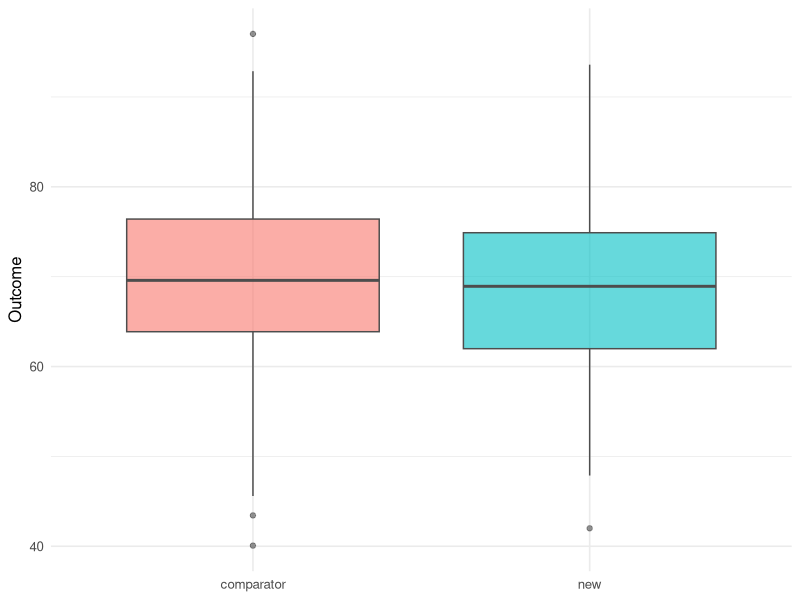
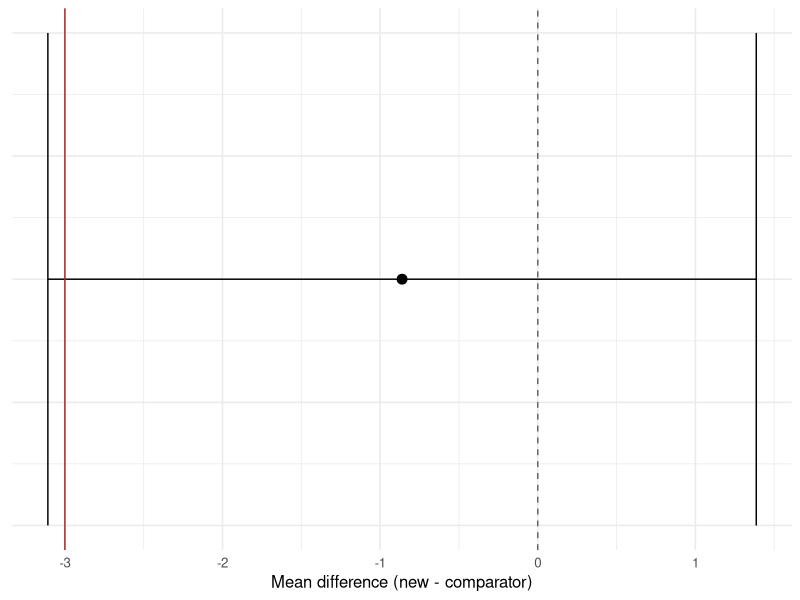

These charts were generated, in order, by the following R code:
## ---- chunk 1
#| label: setup
library(tidyverse)
set.seed(42)
theme_set(theme_minimal(base_size = 12))
## ---- chunk 2
n <- 150
trial <- tibble(
  arm = rep(c("comparator", "new"), each = n),
  y   = c(rnorm(n, 70, 10), rnorm(n, 69, 10))
)

trial |>
  ggplot(aes(arm, y, fill = arm)) +
  geom_boxplot(alpha = 0.6, colour = "grey30") +
  labs(x = NULL, y = "Outcome") +
  theme(legend.position = "none")
## ---- chunk 3
fit <- with(trial, t.test(y[arm == "new"], y[arm == "comparator"],
                          conf.level = 0.95))
fit
## ---- chunk 4
delta <- 3
ci <- fit$conf.int
est <- unname(fit$estimate[1] - fit$estimate[2])  # new - comparator
ni_pass <- ci[1] > -delta
tibble(estimate = est, low = ci[1], high = ci[2], margin = -delta, ni_pass)
## ---- chunk 5
#| fig-width: 5
#| fig-height: 2.5
tibble(estimate = est, low = ci[1], high = ci[2]) |>
  ggplot(aes(x = estimate, y = 1)) +
  geom_point(size = 3) +
  geom_errorbarh(aes(xmin = low, xmax = high), height = 0.1) +
  geom_vline(xintercept = 0, linetype = "dashed", colour = "grey40") +
  geom_vline(xintercept = -delta, colour = "firebrick") +
  labs(x = "Mean difference (new - comparator)", y = NULL) +
  theme(axis.text.y = element_blank())
## ---- chunk 6
sessionInfo()
